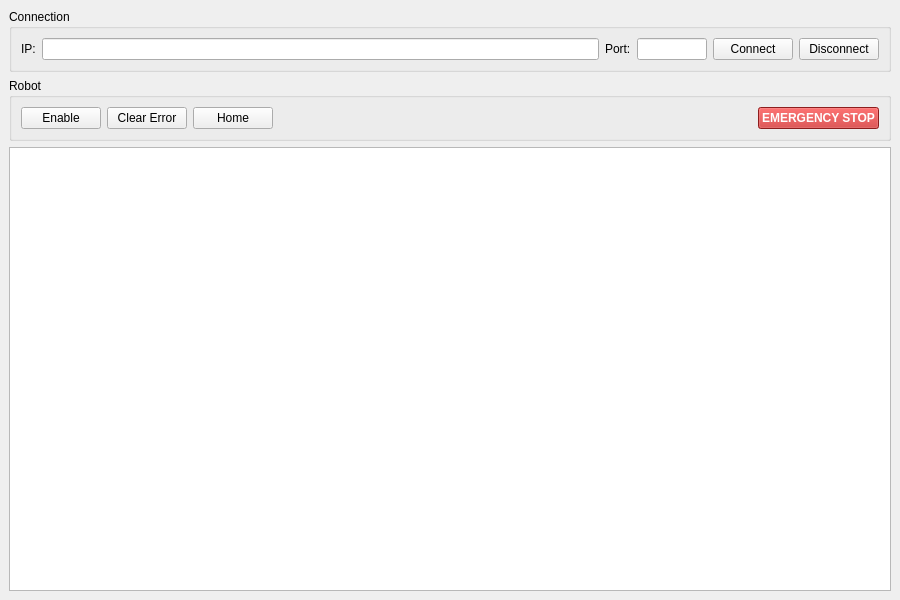
<?xml version="1.0" encoding="UTF-8"?>
<ui version="4.0">
 <class>MainWindow</class>
 <widget class="QMainWindow" name="MainWindow">
  <property name="geometry">
   <rect>
    <x>0</x>
    <y>0</y>
    <width>900</width>
    <height>600</height>
   </rect>
  </property>
  <property name="windowTitle">
   <string>Dobot Pick-and-Place</string>
  </property>
  <widget class="QWidget" name="centralwidget">
   <layout class="QVBoxLayout" name="verticalLayout">
    <item>
     <widget class="QGroupBox" name="connectionGroup">
      <property name="title">
       <string>Connection</string>
      </property>
      <layout class="QHBoxLayout" name="connectionLayout">
       <item>
        <widget class="QLabel" name="ipLabel">
         <property name="text">
          <string>IP:</string>
         </property>
        </widget>
       </item>
       <item>
        <widget class="QLineEdit" name="ipEdit"/>
       </item>
       <item>
        <widget class="QLabel" name="portLabel">
         <property name="text">
          <string>Port:</string>
         </property>
        </widget>
       </item>
       <item>
        <widget class="QLineEdit" name="portEdit">
         <property name="maximumSize">
          <size>
           <width>70</width>
           <height>16777215</height>
          </size>
         </property>
        </widget>
       </item>
       <item>
        <widget class="QPushButton" name="connectButton">
         <property name="text">
          <string>Connect</string>
         </property>
        </widget>
       </item>
       <item>
        <widget class="QPushButton" name="disconnectButton">
         <property name="text">
          <string>Disconnect</string>
         </property>
        </widget>
       </item>
      </layout>
     </widget>
    </item>
    <item>
     <widget class="QGroupBox" name="robotGroup">
      <property name="title">
       <string>Robot</string>
      </property>
      <layout class="QHBoxLayout" name="robotLayout">
       <item>
        <widget class="QPushButton" name="enableButton">
         <property name="text">
          <string>Enable</string>
         </property>
        </widget>
       </item>
       <item>
        <widget class="QPushButton" name="clearErrorButton">
         <property name="text">
          <string>Clear Error</string>
         </property>
        </widget>
       </item>
       <item>
        <widget class="QPushButton" name="homeButton">
         <property name="text">
          <string>Home</string>
         </property>
        </widget>
       </item>
       <item>
        <spacer name="robotSpacer">
         <property name="orientation">
          <enum>Qt::Horizontal</enum>
         </property>
         <property name="sizeHint" stdset="0">
          <size>
           <width>40</width>
           <height>20</height>
          </size>
         </property>
        </spacer>
       </item>
       <item>
        <widget class="QPushButton" name="emergencyStopButton">
         <property name="styleSheet">
          <string>background-color: #c62828; color: white; font-weight: bold;</string>
         </property>
         <property name="text">
          <string>EMERGENCY STOP</string>
         </property>
        </widget>
       </item>
      </layout>
     </widget>
    </item>
    <item>
     <widget class="QPlainTextEdit" name="logView">
      <property name="readOnly">
       <bool>true</bool>
      </property>
     </widget>
    </item>
   </layout>
  </widget>
 </widget>
 <resources/>
 <connections/>
</ui>
